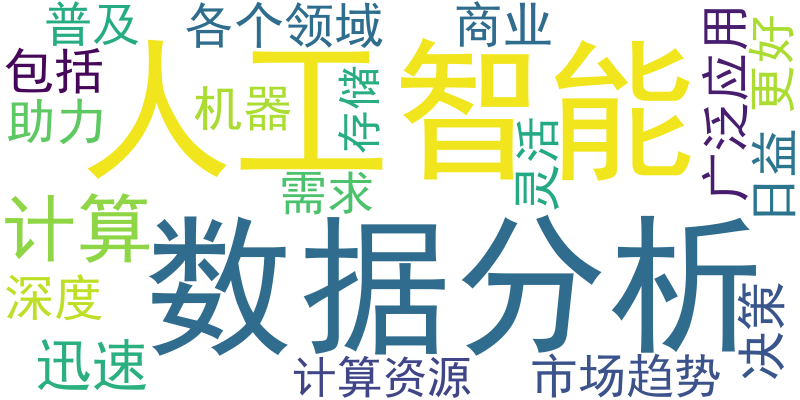

This figure's Python source:
#!/usr/bin/env python3
# -*- coding: utf-8 -*-
"""
测试词云生成模块
"""

import sys
import os

# 添加当前目录到Python路径
sys.path.append(os.path.dirname(os.path.abspath(__file__)))

from wordcloud_generator import WordCloudGenerator

def test_wordcloud_generation():
    """测试词云生成功能"""
    print("开始测试词云生成...")
    
    # 创建测试数据
    test_articles = [
        {
            'title': '人工智能技术发展迅速',
            'description': '人工智能在各个领域都有广泛应用，包括机器学习、深度学习等技术'
        },
        {
            'title': '大数据分析助力商业决策',
            'description': '企业通过大数据分析可以更好地理解市场趋势和客户需求'
        },
        {
            'title': '云计算服务日益普及',
            'description': '云计算为企业提供了灵活的计算资源和存储解决方案'
        }
    ]
    
    try:
        # 创建词云生成器实例
        generator = WordCloudGenerator()
        
        # 生成词云
        output_path = generator.generate_wordcloud(test_articles, 'test_wordcloud.png')
        
        if output_path and os.path.exists(output_path):
            print(f"✓ 词云生成成功: {output_path}")
            print(f"✓ 文件大小: {os.path.getsize(output_path)} 字节")
            return True
        else:
            print("✗ 词云生成失败")
            return False
            
    except Exception as e:
        print(f"✗ 词云生成过程中出现错误: {e}")
        return False

if __name__ == "__main__":
    success = test_wordcloud_generation()
    if success:
        print("\n🎉 词云生成测试通过！")
    else:
        print("\n❌ 词云生成测试失败！")
        sys.exit(1)
